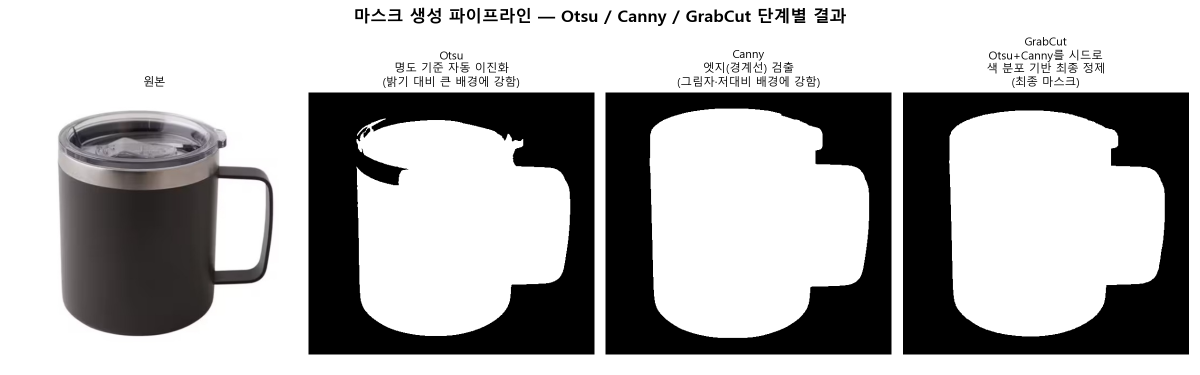
#> input picture reports/figures/rule_based/mask_pipeline_steps.png, 2400 x 750 px (shown at 1/2 size)
$ python make_mask_pipeline_steps_figure.py --image ../../reports/figures/rule_based/mask_pipeline_steps.png
#> lines starting #> are read from the running program, lines starting #| are printed output that depends on the picture; after the words box and inside, x2 and y2 are one past the last pixel; in counts of white or black regions, pixels touching at a corner belong together
### src/rule_based/shape_classifier.py
"""OpenCV 룰베이스 트랙: 텀블러 형태(4종) 분류.

판정 순서(README "분류 체계" 기준, 반드시 이 순서):
1) 높이/지름 <= MUG_HEIGHT_TO_DIAMETER_MAX  -> mug
2) 아래폭/위폭 >= STRAIGHT_BOTTOM_TOP_RATIO_MIN (거의 수직) -> straight
3) 폭 감소가 한 구간에 몰리지 않고 고르게 분산 -> taper_smooth
4) 폭 감소가 한 구간에 뚜렷하게 몰림(꺾임) -> taper_step

손잡이 유무(detect_handle)는 판정에 전혀 관여하지 않는다 — "실루엣이 손잡이보다
우선한다"는 규칙을 코드 구조로 강제하기 위해, classify_shape()의 분기 조건에는
handle_detected를 절대 사용하지 않는다. 손잡이 정보는 설명 텍스트 등 부가 정보로만
반환한다.
"""

import cv2
import numpy as np

# 임계값 — 2026-09-15, data/raw2 426장(Mask R-CNN 마스크 기준) 실측으로 재조정.
# 각 갈림길을 이진분류로 놓고 정확도를 최대화하는 지점을 탐색해서 구함
# (notebooks/threshold_calibration.ipynb). MUG는 원래 값(1.5)이 이미 최적에
# 가까웠고, STRAIGHT/STEP은 조정 후 전체 정확도 84.5%->88.0% 개선 확인
# (taper_smooth는 소폭 하락하는 trade-off 있음 — docs/experiment-log.md 참고).
MUG_HEIGHT_TO_DIAMETER_MAX = 1.5
STRAIGHT_BOTTOM_TOP_RATIO_MIN = 0.92
STEP_JUMP_RATIO_THRESHOLD = 0.29
HANDLE_DEPTH_RATIO_THRESHOLD = 0.08
MAX_PROCESSING_DIM = 1200  # 이보다 긴 변을 가진 이미지는 처리 전에 축소한다

SHAPE_LABELS_KO = {
    "mug": "머그형",
    "straight": "직선 원통형",
    "taper_smooth": "연속 테이퍼형",
    "taper_step": "단차 테이퍼형",
}


def _rough_mask_otsu(image: np.ndarray) -> np.ndarray:
    """Otsu 임계값 + 최대 외곽 컨투어로 대략적인 전경 마스크를 만든다.

    배경이 단일 색이고 대비가 뚜렷할 때만 안정적으로 동작하는 초기 추정치일
    뿐이다 — 이 결과는 get_mask()에서 GrabCut의 시드로만 쓰인다.
    """
    gray = cv2.cvtColor(image, cv2.COLOR_BGR2GRAY) if image.ndim == 3 else image
    blurred = cv2.GaussianBlur(gray, (5, 5), 0)
    _, binary = cv2.threshold(blurred, 0, 255, cv2.THRESH_BINARY + cv2.THRESH_OTSU)

    border = np.concatenate([binary[0, :], binary[-1, :], binary[:, 0], binary[:, -1]])
    if border.mean() > 127:
        binary = cv2.bitwise_not(binary)

    contours, _ = cv2.findContours(binary, cv2.RETR_EXTERNAL, cv2.CHAIN_APPROX_SIMPLE)
    mask = np.zeros_like(gray, dtype=np.uint8)
    if not contours:
        return mask
    largest = max(contours, key=cv2.contourArea)
    cv2.drawContours(mask, [largest], -1, 255, thickness=cv2.FILLED)
    return mask


def _rough_mask_canny(image: np.ndarray) -> np.ndarray:
    """엣지(윤곽선) 기반으로 대략적인 전경 마스크를 만든다.

    Otsu는 명도 하나만 보므로, 물체와 배경이 둘 다 흰색/연한 색 계열이면
    (예: 흰 텀블러 + 흰 배경) 거의 구분을 못 한다 (실측 확인: 그런 사진에서
    Otsu 전경 비율이 3~6%까지 떨어짐 — docs/troubleshooting.md 참고). 반면
    명도가 거의 같아도 물체 경계에는 옅은 그림자·그라데이션으로 인한 엣지가
    남는 경우가 많아서, Canny 엣지를 닫아서(morphological close) 윤곽을
    잡으면 이런 저대비 사진에서 Otsu보다 훨씬 잘 잡힌다.
    """
    gray = cv2.cvtColor(image, cv2.COLOR_BGR2GRAY) if image.ndim == 3 else image
    blurred = cv2.GaussianBlur(gray, (5, 5), 0)
    edges = cv2.Canny(blurred, 20, 60)
    edges = cv2.dilate(edges, np.ones((5, 5), np.uint8), iterations=2)
    closed = cv2.morphologyEx(edges, cv2.MORPH_CLOSE, np.ones((15, 15), np.uint8))

    contours, _ = cv2.findContours(closed, cv2.RETR_EXTERNAL, cv2.CHAIN_APPROX_SIMPLE)
    mask = np.zeros_like(gray, dtype=np.uint8)
    if not contours:
        return mask
    largest = max(contours, key=cv2.contourArea)
    cv2.drawContours(mask, [largest], -1, 255, thickness=cv2.FILLED)
    return mask


def _grabcut_refine(image: np.ndarray, rough_mask: np.ndarray) -> np.ndarray:
    """Otsu 결과를 시드로 GrabCut을 돌려 마스크를 정제한다.

    Otsu는 명도(그레이스케일) 하나만 보지만 GrabCut은 색 분포(GMM)를 전경/배경
    각각 따로 학습하기 때문에, 그림자가 물체에 붙거나 물체·배경 명도가 비슷한
    경우(나무 바닥, 코르크 받침 등)에 더 안정적이다. 실패하면 원본 rough_mask로
    조용히 폴백한다.
    """
    if image.ndim != 3:
        image = cv2.cvtColor(image, cv2.COLOR_GRAY2BGR)

    h, w = rough_mask.shape
    border = max(2, int(0.03 * min(h, w)))
    kernel = np.ones((15, 15), np.uint8)
    sure_fg = cv2.erode(rough_mask, kernel, iterations=1)

    gc_mask = np.full((h, w), cv2.GC_PR_BGD, dtype=np.uint8)
    gc_mask[rough_mask > 0] = cv2.GC_PR_FGD
    gc_mask[sure_fg > 0] = cv2.GC_FGD
    # 이미지 테두리는 배경이 확실하다고 가정(촬영 프로토콜상 피사체가 프레임
    # 가장자리까지 닿지 않음) — GrabCut이 배경 색 모델을 학습할 시드를 준다.
    gc_mask[:border, :] = cv2.GC_BGD
    gc_mask[-border:, :] = cv2.GC_BGD
    gc_mask[:, :border] = cv2.GC_BGD
    gc_mask[:, -border:] = cv2.GC_BGD

    bgd_model = np.zeros((1, 65), dtype=np.float64)
    fgd_model = np.zeros((1, 65), dtype=np.float64)
    try:
        cv2.grabCut(image, gc_mask, None, bgd_model, fgd_model, 5, cv2.GC_INIT_WITH_MASK)
    except cv2.error:
        return rough_mask

    refined = np.where((gc_mask == cv2.GC_FGD) | (gc_mask == cv2.GC_PR_FGD), 255, 0).astype(np.uint8)
    if not refined.any():
        return rough_mask
    return refined


def get_mask(image: np.ndarray, use_grabcut: bool = True) -> np.ndarray:
    """이미지에서 전경(텀블러) 이진 마스크를 추출한다.

    Otsu(명도 기반)와 Canny(엣지 기반) 두 방법으로 각각 대략적인 마스크를
    만들어 합친 뒤 GrabCut으로 정제한다. 두 방법의 실패 유형이 서로 달라서
    (Otsu는 저대비 배경에 약하고, Canny는 텍스처 없는 밋밋한 배경에 강함)
    합쳐두면 한쪽이 실패해도 다른 쪽이 시드를 보완해준다. 그래도 완벽하지
    않다 — 물체가 사진에 일부만 나오거나(클로즈업 컷) 배경이 복잡한 경우는
    여전히 실패할 수 있으니, 분류 결과가 이상하면 저장된 마스크를 먼저 눈으로
    확인할 것.

    긴 변이 MAX_PROCESSING_DIM을 넘는 이미지는 처리 전에 축소한다 — 폰카메라
    원본(4000x3000 등)에서 GrabCut이 30초 넘게 걸리는 걸 실측으로 확인함
    (docs/troubleshooting.md). classify_shape()는 마스크의 절대 픽셀 수가
    아니라 비율(높이/지름 등)만 쓰므로 축소해도 판정에 영향 없다. 반환되는
    마스크는 (축소했다면) 축소된 크기를 따른다 — 원본과 크기가 다를 수 있음.
    """
    h, w = image.shape[:2]
    longest_side = max(h, w)
    if longest_side > MAX_PROCESSING_DIM:
        scale = MAX_PROCESSING_DIM / longest_side
        image = cv2.resize(image, (int(w * scale), int(h * scale)), interpolation=cv2.INTER_AREA)

    rough_otsu = _rough_mask_otsu(image)
    rough_canny = _rough_mask_canny(image)
    rough = cv2.bitwise_or(rough_otsu, rough_canny)
    if not rough.any():
        return rough

    mask = _grabcut_refine(image, rough) if use_grabcut else rough

    contours, _ = cv2.findContours(mask, cv2.RETR_EXTERNAL, cv2.CHAIN_APPROX_SIMPLE)
    if not contours:
        return mask
    largest = max(contours, key=cv2.contourArea)
    cleaned = np.zeros_like(mask)
    cv2.drawContours(cleaned, [largest], -1, 255, thickness=cv2.FILLED)
    return cleaned


# [145 lines left out: functions _row_max_run_width, compute_width_profile, detect_handle, _median_smooth, classify_shape, describe_result_ko, not called in this run]

### src/rule_based/make_mask_pipeline_steps_figure.py
"""마스크 생성 파이프라인(Otsu / Canny / GrabCut) 각 단계를 사진으로 보여준다.

get_mask() 내부의 세 단계를 하나씩 뜯어서 원본 옆에 나란히 배치한다 —
Otsu와 Canny는 서로 독립적인 1차 추정치이고, GrabCut이 그 둘을 합친
결과를 시드로 받아 최종 정제한다는 흐름을 한 장으로 보여준다.

실행:
    python src/rule_based/make_mask_pipeline_steps_figure.py
    python src/rule_based/make_mask_pipeline_steps_figure.py --image data/preprocess/mug/108.jpg
"""

import argparse
import os
import sys

sys.stdout.reconfigure(line_buffering=True, encoding="utf-8")  # 리다이렉트 시 즉시 출력 + cp949 인코딩 에러 방지

import cv2
import matplotlib
matplotlib.use("Agg")
import matplotlib.pyplot as plt
import numpy as np

plt.rcParams["font.family"] = "Malgun Gothic"
plt.rcParams["axes.unicode_minus"] = False

sys.path.insert(0, os.path.dirname(__file__))
from shape_classifier import (  # noqa: E402
    _rough_mask_otsu, _rough_mask_canny, _grabcut_refine, get_mask, MAX_PROCESSING_DIM,
)

STEPS_DESC = {
    "otsu": "Otsu\n명도 기준 자동 이진화\n(밝기 대비 큰 배경에 강함)",
    "canny": "Canny\n엣지(경계선) 검출\n(그림자·저대비 배경에 강함)",
    "grabcut": "GrabCut\nOtsu+Canny를 시드로\n색 분포 기반 최종 정제",
}


def imread_unicode(path: str):
    data = np.fromfile(path, dtype=np.uint8)
    return cv2.imdecode(data, cv2.IMREAD_COLOR)


def main() -> None:
    parser = argparse.ArgumentParser(description=__doc__, formatter_class=argparse.RawDescriptionHelpFormatter)
    parser.add_argument("--image", default="data/preprocess/mug/108.jpg")
    parser.add_argument("--out", default="reports/figures/rule_based/mask_pipeline_steps.png")
    args = parser.parse_args()

    print(f"처리 중: {args.image}")
    image_bgr = imread_unicode(args.image)
#> in imread_unicode, returned value is the input picture: shape (750, 2400, 3); mean B, G, R 178.1, 178, 178.5
    image_rgb = cv2.cvtColor(image_bgr, cv2.COLOR_BGR2RGB)

    # get_mask()와 동일하게 축소(있다면) — 내부 함수들을 직접 호출하려면 축소를 맞춰줘야 함.
    h, w = image_bgr.shape[:2]
#> h = 750; w = 2400
    longest = max(h, w)
#> longest = 2400
    proc = image_bgr
    if longest > MAX_PROCESSING_DIM:
        scale = MAX_PROCESSING_DIM / longest
#> scale = 0.5
        proc = cv2.resize(image_bgr, (int(w * scale), int(h * scale)), interpolation=cv2.INTER_AREA)

    otsu_mask = _rough_mask_otsu(proc)
#> in _rough_mask_otsu, `_, binary = cv2.threshold(blurred, 0, 255, cv2.THRESH_BINARY + cv2.THR..`:
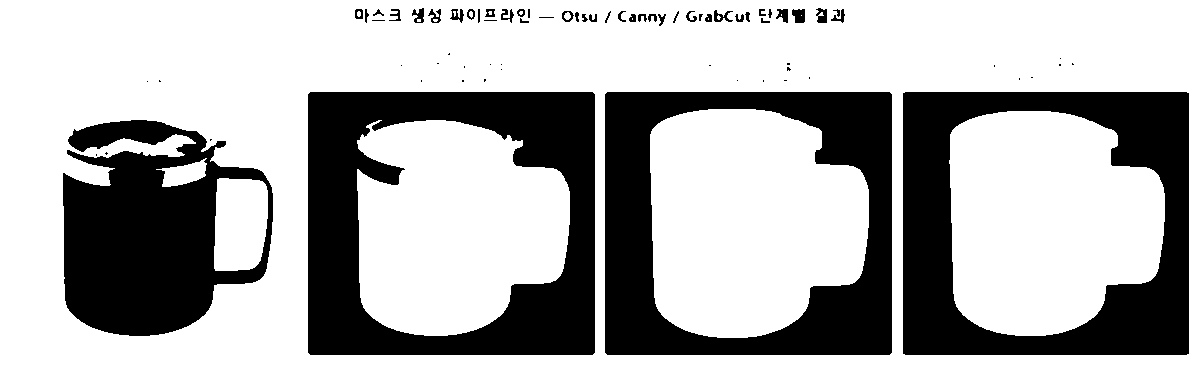
#> binary: shape (375, 1200); 68.9% white; 74 black regions (33 under 20 px), largest, box (x1, y1, x2, y2) and area: (308, 92, 595, 355) 39005, (903, 92, 1189, 355) 35759, (605, 92, 892, 355) 34359
#> in _rough_mask_otsu, `border = np.concatenate([binary[0, :], binary[-1, :], binary[:, 0], bi..`: border = 3150 values from 255 to 255
#> in _rough_mask_otsu, `binary = cv2.bitwise_not(binary)`: binary: shape (375, 1200); 31.1% white; 74 white regions (33 under 20 px)
#> in _rough_mask_otsu, `contours, _ = cv2.findContours(binary, cv2.RETR_EXTERNAL, cv2.CHAIN_AP..`: contours = 74 contours, 45 with area under 20; largest, box (x1, y1, x2, y2) and area: (605, 92, 892, 355) 74924, (308, 92, 595, 355) 74924, (903, 92, 1189, 355) 74664, (63, 120, 273, 336) 33492, (792, 9, 805, 23) 128
#> in _rough_mask_otsu, `largest = max(contours, key=cv2.contourArea)`: largest = [[607, 92], [605, 94], [605, 352], [607, 354], [889, 354], [891, 352], [891, 94], [889, 92]]
#> in _rough_mask_otsu, `cv2.drawContours(mask, [largest], -1, 255, thickness=cv2.FILLED)`:
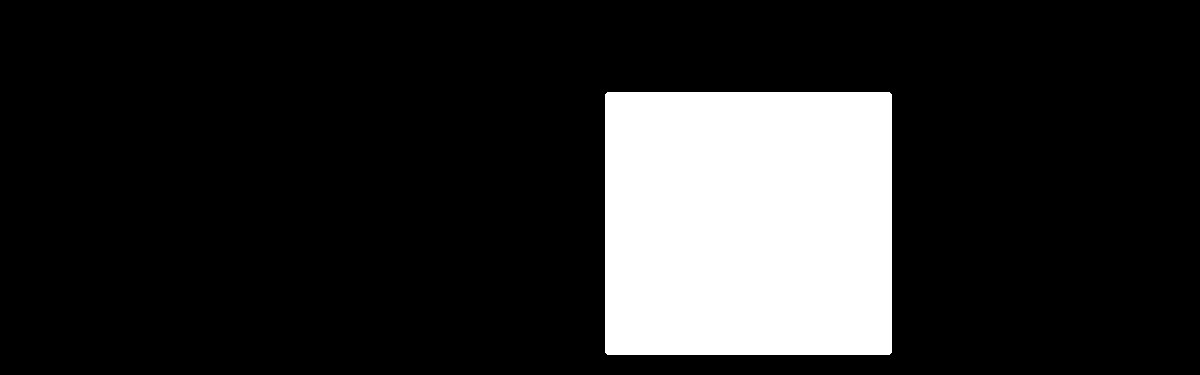
#> mask: shape (375, 1200); 16.8% white; 1 white region, box (x1, y1, x2, y2) and area: (605, 92, 892, 355) 75469
    canny_mask = _rough_mask_canny(proc)
#> in _rough_mask_canny, `edges = cv2.Canny(blurred, 20, 60)`:
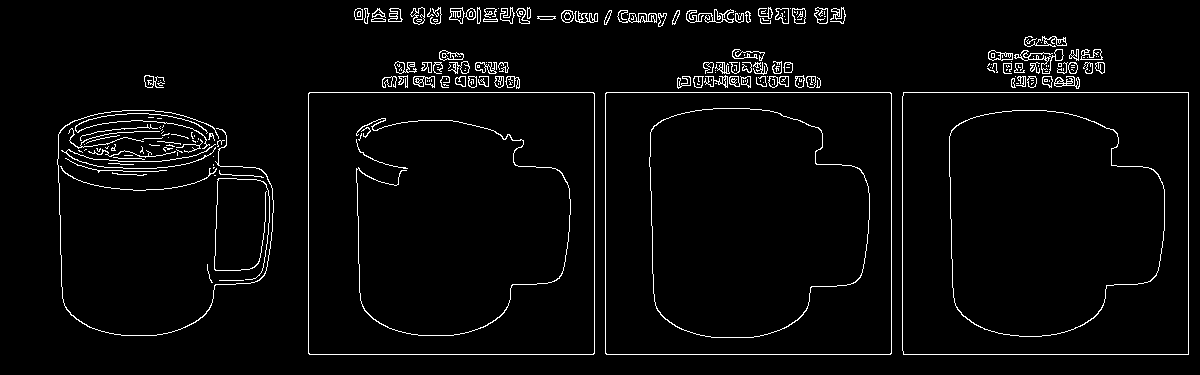
#> edges: shape (375, 1200); 3.3% white in thin lines or dots, all inside (x1, y1, x2, y2) = (57, 7, 1189, 355)
#> in _rough_mask_canny, `edges = cv2.dilate(edges, np.ones((5, 5), np.uint8), iterations=2)`:
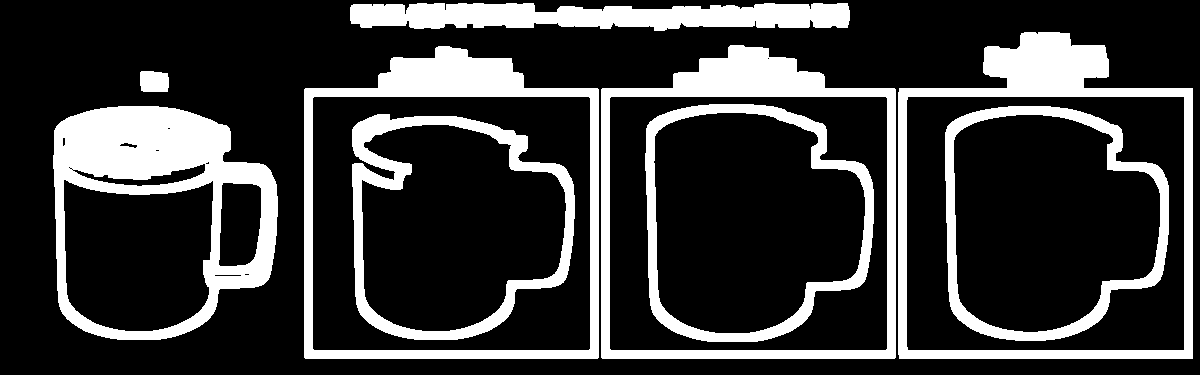
#> edges: shape (375, 1200); 22.4% white; 9 white regions, largest, box (x1, y1, x2, y2) and area: (53, 106, 278, 340) 20370, (898, 32, 1193, 359) 15251, (304, 46, 599, 359) 14258
#> in _rough_mask_canny, `closed = cv2.morphologyEx(edges, cv2.MORPH_CLOSE, np.ones((15, 15), np..`:
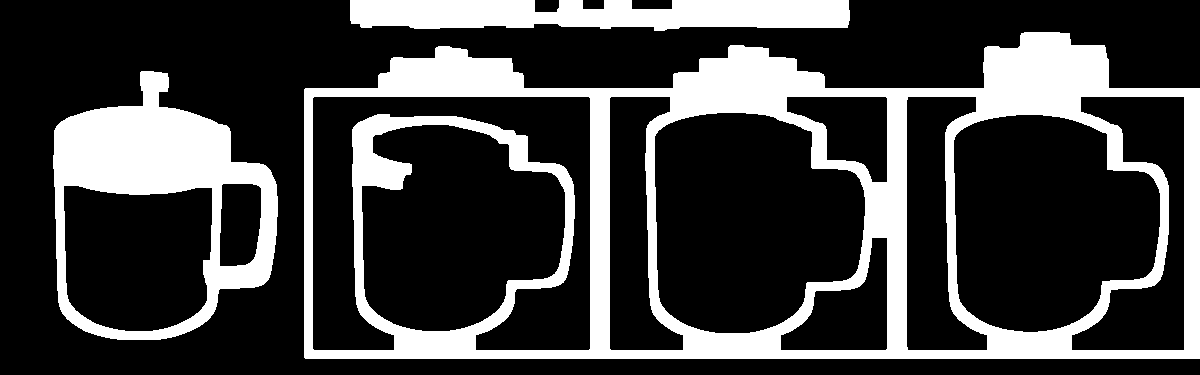
#> closed: shape (375, 1200); 25.4% white; 3 white regions
#> in _rough_mask_canny, `contours, _ = cv2.findContours(closed, cv2.RETR_EXTERNAL, cv2.CHAIN_AP..`: contours = 3 contours; box (x1, y1, x2, y2) and area: (304, 32, 1200, 359) 256130, (53, 71, 278, 340) 43782, (350, 0, 850, 31) 12256
#> in _rough_mask_canny, `largest = max(contours, key=cv2.contourArea)`: largest = contour of 125 points, box (x1, y1, x2, y2) (304, 32, 1200, 359), area 256130
#> in _rough_mask_canny, `cv2.drawContours(mask, [largest], -1, 255, thickness=cv2.FILLED)`: mask: shape (375, 1200); 57.2% white; 1 black region, box (x1, y1, x2, y2) and area: (0, 0, 1200, 375) 192591
    rough = cv2.bitwise_or(otsu_mask, canny_mask)
    grabcut_mask = _grabcut_refine(proc, rough)
#> in _grabcut_refine, `sure_fg = cv2.erode(rough_mask, kernel, iterations=1)`: sure_fg: shape (375, 1200); 53.6% white; 1 black region, box (x1, y1, x2, y2) and area: (0, 0, 1200, 375) 208953
#> grabcut_mask: shape (375, 1200); 54.8% white; 1 black region, box (x1, y1, x2, y2) and area: (0, 0, 1200, 375) 203467
    final_mask = get_mask(image_bgr)  # 실제 파이프라인 최종 결과(컨투어 정리까지 포함)
#> in get_mask, `mask = _grabcut_refine(image, rough) if use_grabcut else rough`:
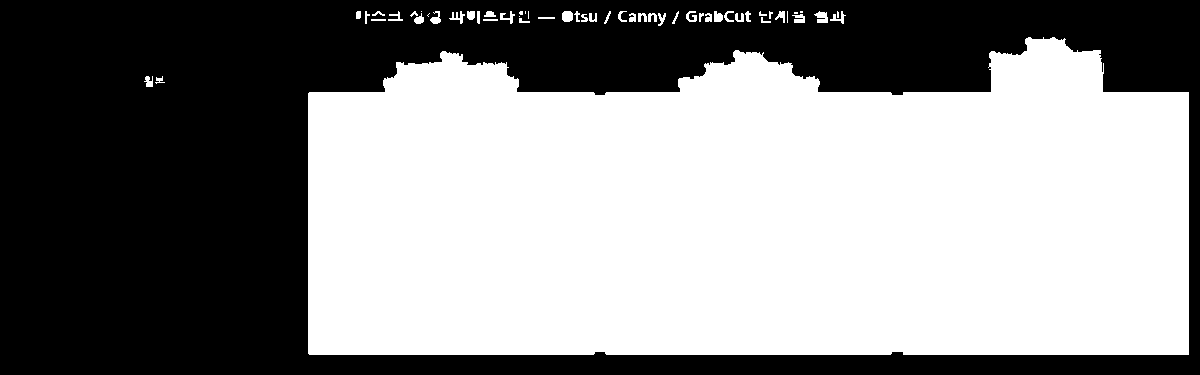
#> mask: shape (375, 1200); 54.7% white; 1 black region
#> in get_mask, `contours, _ = cv2.findContours(mask, cv2.RETR_EXTERNAL, cv2.CHAIN_APPR..`: contours = 54 contours, 26 with area under 20; largest, box (x1, y1, x2, y2) and area: (308, 37, 1189, 355) 242723, (562, 11, 573, 22) 91, (814, 11, 828, 23) 84, (714, 11, 723, 22) 63, (430, 11, 441, 24) 58
#> in get_mask, `largest = max(contours, key=cv2.contourArea)`: largest = contour of 390 points, box (x1, y1, x2, y2) (308, 37, 1189, 355), area 242723
#> in get_mask, `cv2.drawContours(cleaned, [largest], -1, 255, thickness=cv2.FILLED)`:
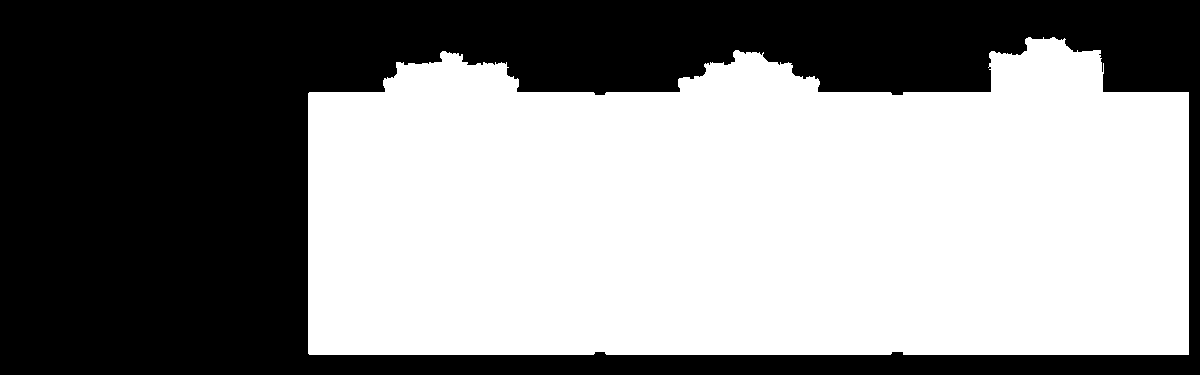
#> cleaned: shape (375, 1200); 54.2% white; 1 black region, box (x1, y1, x2, y2) and area: (0, 0, 1200, 375) 205976

    panels = [
        ("원본", image_rgb, False),
        (STEPS_DESC["otsu"], otsu_mask, True),
        (STEPS_DESC["canny"], canny_mask, True),
        (STEPS_DESC["grabcut"] + "\n(최종 마스크)", final_mask, True),
    ]

    fig, axes = plt.subplots(1, 4, figsize=(16, 5))
    fig.suptitle("마스크 생성 파이프라인 — Otsu / Canny / GrabCut 단계별 결과", fontsize=16, fontweight="bold")

    for ax, (title, img, is_mask) in zip(axes, panels):
        if is_mask:
            ax.imshow(img, cmap="gray")
        else:
            ax.imshow(img)
        ax.axis("off")
        ax.set_title(title, fontsize=11)
#> this loop made 4 passes

    plt.tight_layout(rect=[0, 0, 1, 0.90])
    os.makedirs(os.path.dirname(args.out), exist_ok=True)
    fig.savefig(args.out, dpi=150)
    plt.close(fig)
    print(f"\n저장 완료: {args.out}")


if __name__ == "__main__":
    main()
